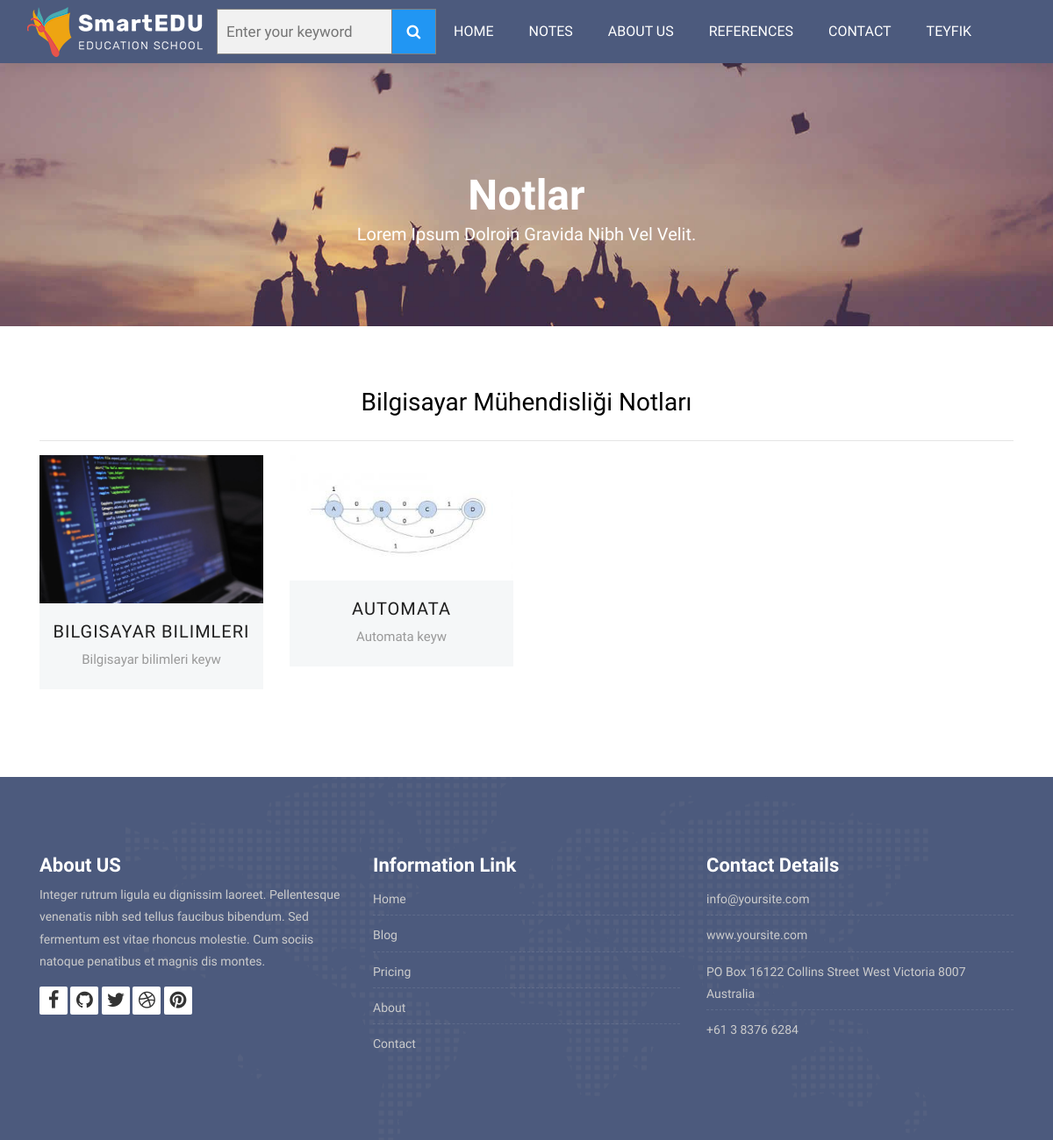
Page /category/8/BilgisayarMuhendisligi/ (signed in) on the committed database.
### Note/models.py (models this page shows, shortened)
class Category(MPTTModel):
    STATUS=(
        ('True','Evet'),
        ('False','Hayır'),
    )
    title = models.CharField(max_length=30)
    keywords = models.CharField(max_length=255)
    description = models.CharField(max_length=255)
    image = models.ImageField(blank=True,upload_to='images/')
    status = models.CharField(max_length=10,choices=STATUS)
    slug = models.SlugField(null=False,unique=True)
    parent = TreeForeignKey('self',blank=True,null=True,related_name='children',on_delete=models.CASCADE) #cascade silinirken tüm alt kategorileride silmeye yarar
    created_at=models.DateTimeField(auto_now_add=True)
    updated_at=models.DateTimeField(auto_now=True)
    class MPTTMeta:
        order_insertion_by=['title']

class Note(models.Model):
    STATUS = (
        ('True', 'Evet'),
        ('False', 'Hayır'),
    )
    category=models.ForeignKey(Category,on_delete=models.CASCADE)#category tablosu ile ilişki
    title = models.CharField(blank=True,max_length=100)
    keywords = models.CharField(blank=True,max_length=255)
    description = models.CharField(blank=True,max_length=255)
    image = models.ImageField(blank=True,upload_to='images/')
    status = models.CharField(max_length=10, choices=STATUS)
    slug = models.SlugField(null=False,unique=True)
    detail=RichTextUploadingField()
    created_at=models.DateTimeField(auto_now_add=True)
    updated_at=models.DateTimeField(auto_now=True)

### home/views.py (the view)
# urls.py: path('category/<int:id>/<slug:slug>/',views.category_notes, name='category_notes'),
def category_notes(request,id,slug):
    category = Category.objects.all()
    categorydata = Category.objects.get(pk=id)
    notes=Note.objects.filter(category_id=id)
    context={'notes':notes,
             'category':category,
             'categorydata':categorydata
             }
    return render(request,'notes.html',context)

### home/templates/notes.html (shortened to what this page needs)
{% extends "homebase.html" %}
{% block content %}
<div class="all-title-box">
		<div class="container text-center">
			<h1>Notlar<span class="m_1">Lorem Ipsum dolroin gravida nibh vel velit.</span></h1>
		</div>
	</div>
    <div id="notes" class="section wb">
        <div class="container">
        <h2>{{ categorydata.title }} Notları</h2>
        <hr>
            <div class="row">
                {% for rs in notes %}
				<div class="col-lg-3 col-md-6 col-12">
					<div class="our-team">
						<div class="team-img">
							<img src="{{ rs.image.url }}" alt="">
						</div>
						<div class="team-content">
							<a href="/note/{{ rs.id }}/{{ rs.slug }}"><h3 class="title">{{ rs.title }}</h3></a>
							<span class="post">{{ rs.keywords }}</span>
						</div>
					</div>
				</div>
            {% endfor %}
            </div>
        </div>
    </div>
{% endblock %}

### home/templates/header.html (shortened to what this page needs)
{% load static %}
<div>
    <header class="top-navbar">
        <nav class="navbar navbar-expand-lg navbar-light bg-light">
            <div class="container-fluid">
                <a class="navbar-brand" aria-expanded="true" href="/">
                    <img src="{% static 'images/logo.png'%}" alt="" />
                </a>
                <div>
                    <form class="example" action="/search/" method="post" style="margin: auto;max-width:250px">
                        <input id="query" name="query" class="input search" type="text" placeholder="Enter your keyword">
                        <button type="submit"><i class="fa fa-search"></i></button>
                    </form>
                </div>
                <div class="collapse navbar-collapse" id="navbars-host">
                    <ul class="navbar-nav ml-auto">
                        <li class="nav-item"><a class="nav-link" href="/home">Home</a></li>
                        <li class="nav-item dropdown">
                            <a class="nav-link dropdown-toggle" href="#">Notes </a>
                                {% load mptt_tags %}
                        </li >
                        <li class="nav-item"><a class="nav-link" href="/about">About Us</a></li>
                        <li class="nav-item"><a class="nav-link" href="/references">References</a></li>
                        <li class="nav-item"><a class="nav-link" href="/contact">Contact</a></li>
                    </ul>
                    <ul class="nav navbar-nav navbar-collapse">
                        {% if user.id is not None %}
                            <li class="nav-item dropdown">
                                <a class="nav-link dropdown-toggle">{{ user.first_name }} </a>
                            </li>
                        {% else %}
                            <li class="nav-item"> <a class="nav-link" href="/login/">Login </a></li>
                            <li class="nav-item"> <a class="nav-link" href="/signup/">Sign up</a></li>
                        {% endif %}
                    </ul>
                </div>
            </div>
        </nav>
    </header>
</div>

### home/static/style.css (style rules this page uses)
body { color: #333333; font-size: 14px; font-family: 'Rubik', sans-serif; line-height: 1.80857; }
html, body { height: 100%; }
a { color: #1f1f1f; text-decoration: none !important; outline: none !important; -webkit-transition: all .3s ease-in-out; -moz-transition: all .3s ease-in-out; -ms-transition: all .3s ease-in-out; -o-transition: all .3s ease-in-out; transition: all .3s ease-in-out; }
h1, h2, h3, h4, h5, h6 { letter-spacing: 0; font-weight: normal; position: relative; padding: 0 0 10px 0; font-weight: normal; line-height: 120% !important; color: #1f1f1f; margin: 0 }
h1 { font-size: 24px }
h2 { font-size: 22px }
h3 { font-size: 18px }
a { color: #1f1f1f; text-decoration: none; outline: none; }
a, .btn { text-decoration: none !important; outline: none !important; -webkit-transition: all .3s ease-in-out; -moz-transition: all .3s ease-in-out; -ms-transition: all .3s ease-in-out; -o-transition: all .3s ease-in-out; transition: all .3s ease-in-out; }
.top-navbar .bg-light { background: #4c5a7d !important; }
.top-navbar .navbar-light .navbar-nav .nav-link { color: #ffffff; font-size: 16px; font-weight: 500; }
.top-navbar .navbar-light .navbar-nav .nav-item { position: relative; display: inline-block; padding: 15px 0px; margin: 0px 20px; }
.top-navbar .navbar-light .navbar-nav .nav-item .nav-link { padding: 6px 0px; position: relative; display: block; line-height: 30px; letter-spacing: 0px; text-transform: uppercase; }
.top-navbar .navbar-light .navbar-nav .nav-item::after { position: absolute; content: ''; left: 50%; bottom: auto; top: 11px; width: 5px; height: 5px; opacity: 0; margin-left: -3px; background-color: #ffffff; border-radius: 50px; -webkit-transform: translateY(0px); transform: translateY(0px); transition: all 900ms ease; -webkit-transition: all 900ms ease; -ms-transition: all 900ms ease; -o-transition: all 900ms ease; -moz-transition: all 900ms ease; }
.top-navbar .navbar-light .navbar-nav .nav-item .nav-link::before { position: absolute; content: ''; left: 0%; bottom: auto; top: -4px; width: 5px; height: 5px; border-radius: 50px; opacity: 0; margin-left: -10px; background-color: #ffffff; -webkit-transform: translateY(0px); transform: translateY(0px); transition: all 900ms ease; -webkit-transition: all 900ms ease; -ms-transition: all 900ms ease; -o-transition: all 900ms ease; -moz-transition: all 900ms ease; }
.top-navbar .navbar-light .navbar-nav .nav-item .nav-link::after { position: absolute; content: ''; right: 0%; left: auto; bottom: auto; top: -4px; width: 5px; height: 5px; border-radius: 50px; border: none !important; opacity: 0; margin-right: -11px; background-color: #ffffff; transition: all 900ms ease; -webkit-transition: all 900ms ease; -ms-transition: all 900ms ease; -o-transition: all 900ms ease; -moz-transition: all 900ms ease; }
.top-navbar .bg-light { padding-top: 0px; padding-bottom: 0px; box-shadow: 0 0 18px 0 rgba(0,0,0,.12); }
.section { display: block; position: relative; overflow: hidden; padding: 70px 0; }
.section.wb { background-color: #ffffff; }
.all-title-box { background: url(images/banner.jpg)no-repeat; -webkit-background-size: cover; -moz-background-size: cover; -o-background-size: cover; background-size: cover; background-position: center; min-height: 300px; }
.all-title-box h1 { color: #fff; font-weight: 600; text-transform: capitalize; padding-top: 11%; font-size: 48px; line-height: 0px; }
span.m_1 { font-weight: 300; font-size: 20px; line-height: 1.5em; display: block; }
.our-team { text-align: center; margin-bottom: 30px; }
.our-team .team-img { overflow: hidden; position: relative; }
.our-team .team-img img { width: 100%; height: auto; }
.our-team .team-content { padding: 20px 0; background: #f5f7f8; color: #54478a; }
.our-team .title { display: block; font-size: 20px; font-weight: 500; letter-spacing: 1px; text-transform: uppercase; margin: 0 0 7px 0; padding: 0px; }
.our-team .post { display: block; font-size: 15px; color: #999; }

### home/static/css/slider.css (style rules this page uses)
* { box-sizing:border-box }

### home/static/css/tabs.css (style rules this page uses)
body { background:#fff; font-family: 'Arimo', sans-serif; }
h2 { color:#000; text-align:center; font-size:2em; }

### home/static/css/search.css (style rules this page uses)
* { box-sizing: border-box; }
form.example input[type=text] { padding: 10px; font-size: 17px; border: 1px solid grey; float: left; width: 80%; background: #f1f1f1; }
form.example button { float: left; width: 20%; padding: 10px; background: #2196F3; color: white; font-size: 17px; border: 1px solid grey; border-left: none; cursor: pointer; }
form.example::after { content: ""; clear: both; display: table; }

### rows in the picture
Category: title "Bilgisayar Mühendisliği"
Note: image (picture), title "BILGISAYAR BILIMLERI", keywords "Bilgisayar bilimleri keyw"
Note: image (picture), title "AUTOMATA", keywords "Automata keyw"

### other values in the picture
{{ user.first_name }} "TEYFIK"
